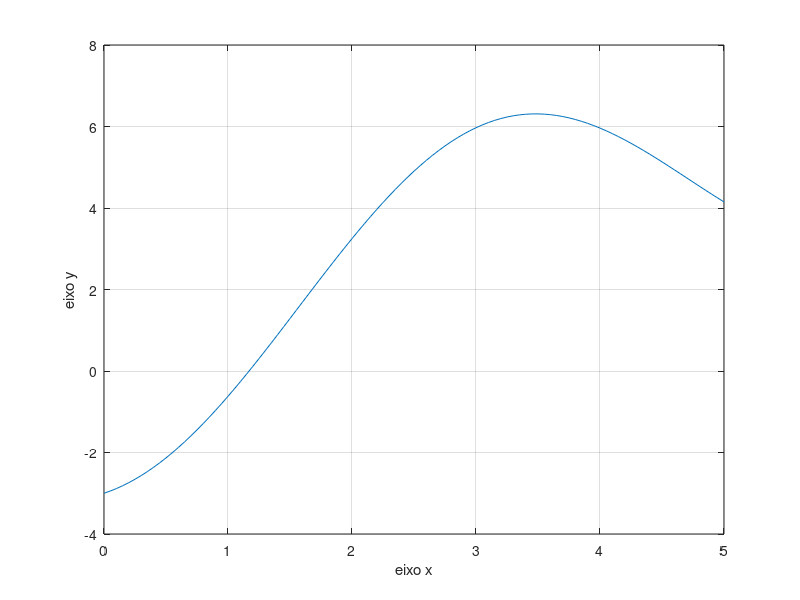

Reproduce this figure in MATLAB.
clc
clear all 
format long

x = [0:0.05:5];
y =  x - 3*cos(x);

plot(x,y)    % nesse caso muda cor e coloca circulos
xlabel('eixo x')
ylabel('eixo y')
grid;

%Mostra raiz
clc
clear all 

x(1) = 1.15;
for i = 1:55,
   x(i + 1) = x(i) - ( (x(i) - 3*cos(x(i))) / (1 + 3*cos(x(i)))   );
    
end

x'

clear all 



